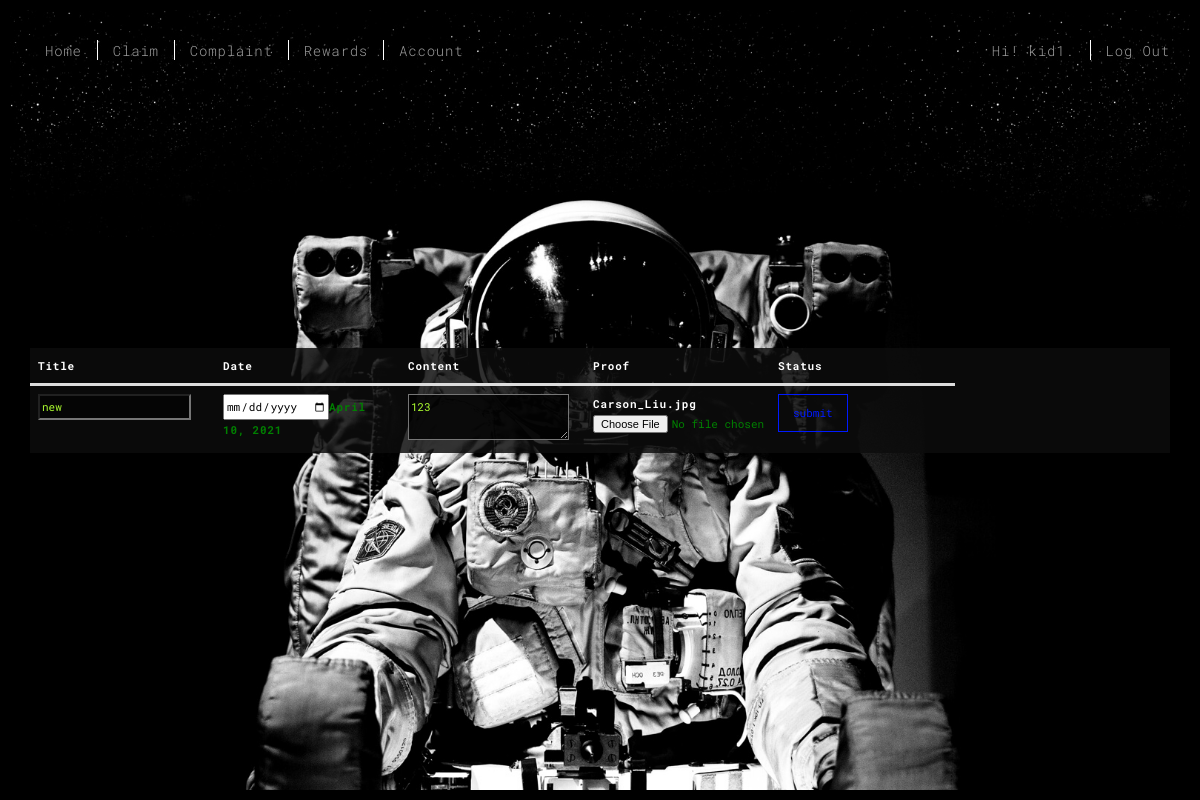
Screenshot of /claim/edit/18 (signed in) with the database file from the repository.
### user_app/models.py (models this page shows)
class User(AbstractUser):
    date_birth = models.DateField(null=True)
    email= models.EmailField(unique=True)
    is_kid = models.BooleanField('kid status', default = False)
    is_parent = models.BooleanField('parent status', default = False)

### claim/models.py (models this page shows, shortened)
class ClaimList(models.Model):
    NEW = 'NEW'
    ACCEPTED = 'Accepted'
    DECLINED = 'Declined'
    APPROVAL_STATUS_CHOICES = [
        (ACCEPTED, 'Accepted'),
        (DECLINED, 'Declined'),
        (NEW, 'New Claim'),
    ]
    user = models.ForeignKey(User, on_delete=models.CASCADE, default=None)
    claim_title = models.CharField(max_length=20, )
    filed_date = models.DateField(default = date.today)
    content = models.CharField(max_length=100)
    status = models.CharField(max_length=10, choices=APPROVAL_STATUS_CHOICES, default=NEW)
    uploads = models.FileField(upload_to="uploads/")

### claim/views.py (the view)
# urls.py: path('edit/<claim_id>', views.edit, name = 'edit'),
@kid_required
def edit(request, claim_id):
    claim = ClaimList.objects.get(pk=claim_id)
    if request.method == 'POST':
        claim = ClaimForm(request.POST, request.FILES, instance=claim)
        if claim.is_valid():
            claim.save()
            return redirect("claim_history")
    else:
        claim = ClaimList.objects.get(pk=claim_id)
    return render(request, "edit.html", {"claim":claim})

### claim/templatetags/custom_extras.py (called while the page is built)
@register.filter(name='trim')
def trim(text, s=None, e=None, j=None):
    return text[s:e:j]

### user_app/decorator.py (called while the page is built)
def kid_required(function=None, redirect_field_name=REDIRECT_FIELD_NAME, login_url='login_kid'):
    actual_decorator = user_passes_test(
        lambda u: u.is_authenticated and u.is_active and u.is_kid,
        login_url=login_url,
        redirect_field_name=redirect_field_name
    )
    if function:
        return actual_decorator(function)
    return actual_decorator

### claim/templates/edit.html (shortened to what this page needs)
{% extends 'base.html' %}
{% load custom_extras %}
{% load static %}
{% block table %}
{% if claim.user == request.user %}
    <form method="POST" enctype="multipart/form-data" style>
        <table class="table" style="color: green">
            <thead>
                <tr>
                    <th>Title</th>
                    <th>Date</th>
                    <th>Content</th>
                    <th>Proof</th>
                    <th>Status</th>
                </tr>
            </thead>
            <tbody style="height: auto">
                <tr>
                    <td><input type="text" placeholder="{{ claim.claim_title}}" value="{{ claim.claim_title}}" name="claim_title"></td>
                    <td><input type="date" value="{{ claim.filed_date}}" required name="filed_date">{{ claim.filed_date}}</td>
                    <td><textarea name="content" maxlength="100" id="id_content" placeholder="{{ claim.content}}">{{ claim.content}}</textarea></td>
                    <td><a href="../../{{ claim.uploads}}">{{ claim.uploads.name|trim:8}}</a><input type="file" value="{{ claim.uploads}}" name="uploads"></td>
                    <td><input type="submit" class='btn btn-primary' value='submit'></td>
                </tr>
            </tbody>
        </table>
    </form>
{% else %}
<h1 style='color: white'> Access Denied. Are you trying to do something sneaky?</h1>
{% endif %}
{%endblock table%}

### templates/base.html (shortened to what this page needs)
{% load static %}
<!DOCTYPE html>
<html lang="en">
<head>
<link href="{% static 'main.3f6952e4.css' %}" rel="stylesheet"></head>
<body class="minimal">
<div id="site-border-left"></div>
<div id="site-border-right"></div>
<div id="site-border-top"></div>
<div id="site-border-bottom"></div>
<header>
  <nav class="navbar  navbar-fixed-top navbar-inverse">
    <div class="container">
      <div class="collapse navbar-collapse" id="navbar-collapse">
        <ul class="nav navbar-nav ">
          <li><a href="{% url 'home' %}" title="">Home</a></li>
          <li><a href="{% url 'claim' %}" title="">Claim</a></li>
          <li><a href="{% url 'complaint' %}" title="">Complaint</a></li>
          <li><a href="{% url 'rewards' %}" title="">Rewards</a></li>
          <li><a href="{% url 'account' %}" title="">Account</a></li>
        </ul>
        <ul class="nav navbar-nav navbar-right">
            {% if user.is_authenticated %}
            <li><a>Hi! {{ user.username}}.</a></li>
            <li><a href="{% url 'logout'%}">Log Out</a></li>
            {% else %}
            <li><a href="{% url 'login'%}">Log In</a></li>
            <li><a href="{% url 'fork'%}">Sign Up</a></li>
            {% endif %}
        </ul>
      </div>
    </div>
  </nav>
</header>
  <div class="hero-full-container background-image-container" style="background-image: url('{% static 'images/space.jpg' %}')">
    <div class="container">
      <div class="row">
        <div class="col-xs-12">
          <div class="hero-full-wrapper">
            <div class="text-content">
              <h4>{% block table %}
                  {% endblock table %}</h4>
            </div>
          </div>
        </div>
      </div>
    </div>
  </div>
</body>
</html>

### templates/base.html (style rules this page uses)
tbody { display:block; width: 100%; overflow: auto; height: auto; background: rgba(0,0,0,0.8) }
table { border-spacing: 0px; table-layout: auto; margin-left: auto; margin-right: auto; }
thead tr { display:table-header-group; }
thead { background: rgba(0,0,0,0.8); color:#fff; }
th, td { padding: 0px; text-align: left; width: 185px; word-wrap: break-word; display: inline-block }
form, input[type="password"], input[type="email"] { background: rgba(255,255,255,0.2); }

### rows the page displays
User: username "kid1"
ClaimList: claim_title "new", filed_date "April 10, 2021", content "123", uploads.name "Carson_Liu.jpg"
